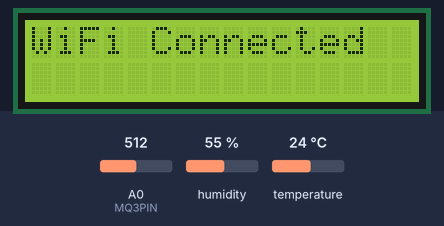
Recording of a sketch running on a simulated ESP8266 (NodeMCU). On the bench: 16×2 character LCD. The inputs (shaded band) are chosen by the test bench; at power-on: A0 (MQ3PIN) = 512, humidity 55 %, temperature 24 °C. WiFi joins after 1.5 s; servers stay silent unless stated; what the sketch prints to the serial monitor is not drawn.

Above: at 1.6 s.
At 3.7 s:
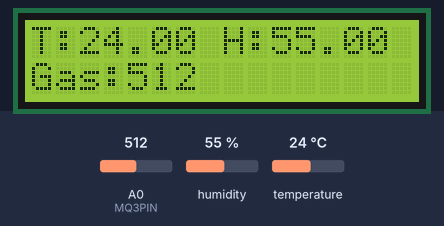

The sketch:

foodspoilagefinal.ino
```cpp
#include <ESP8266WiFi.h>
#include <DHT.h>
#include <Wire.h>
#include <LiquidCrystal_I2C.h>

// Pin and sensor setup
#define DHTPIN D4
#define DHTTYPE DHT11
#define MQ3PIN A0

DHT dht(DHTPIN, DHTTYPE);
LiquidCrystal_I2C lcd(0x27, 16, 2);

// WiFi and ThingSpeak credentials
const char* ssid = "Infinix";
const char* password = "anjali01";
const char* apiKey = "AN46ZYC8O6BPDOIO";
const char* server = "api.thingspeak.com";

WiFiClient client;

void setup() {
  Serial.begin(115200);
  dht.begin();
  lcd.init();
  lcd.backlight();
  lcd.print("Connecting WiFi");
 Serial.print("Connecting WiFi");
  WiFi.begin(ssid, password);
  while (WiFi.status() != WL_CONNECTED) {
    delay(500);
    Serial.print(".");
  }

  lcd.clear();
  lcd.print("WiFi Connected");
   Serial.print("WiFi Connected");
  delay(2000);
}

void loop() {
  float temp = dht.readTemperature();
  float hum = dht.readHumidity();
  int gasVal = analogRead(MQ3PIN);

  // Display on LCD
  lcd.clear();
  lcd.setCursor(0, 0);
  lcd.print("T:");
  lcd.print(temp);
  lcd.print(" H:");
  lcd.print(hum);

  lcd.setCursor(0, 1);
  lcd.print("Gas:");
  lcd.print(gasVal);

  // Send to ThingSpeak
  if (client.connect(server, 80)) {
    String postStr = "api_key=" + String(apiKey) +
                     "&field1=" + String(temp) +
                     "&field2=" + String(hum) +
                     "&field3=" + String(gasVal);

    client.print("POST /update HTTP/1.1\n");
    client.print("Host: api.thingspeak.com\n");
    client.print("Connection: close\n");
    client.print("Content-Type: application/x-www-form-urlencoded\n");
    client.print("Content-Length: ");
    client.print(postStr.length());
    client.print("\n\n");
    client.print(postStr);
    client.stop();

    Serial.println("Data sent to ThingSpeak");
  } else {
    Serial.println("Failed to connect to ThingSpeak");
  }

  delay(16000); // Wait 16 seconds
}
```

Measured:
- what the display in image 0 shows lasts 2.0 s, from 1.6 s to 3.6 s
